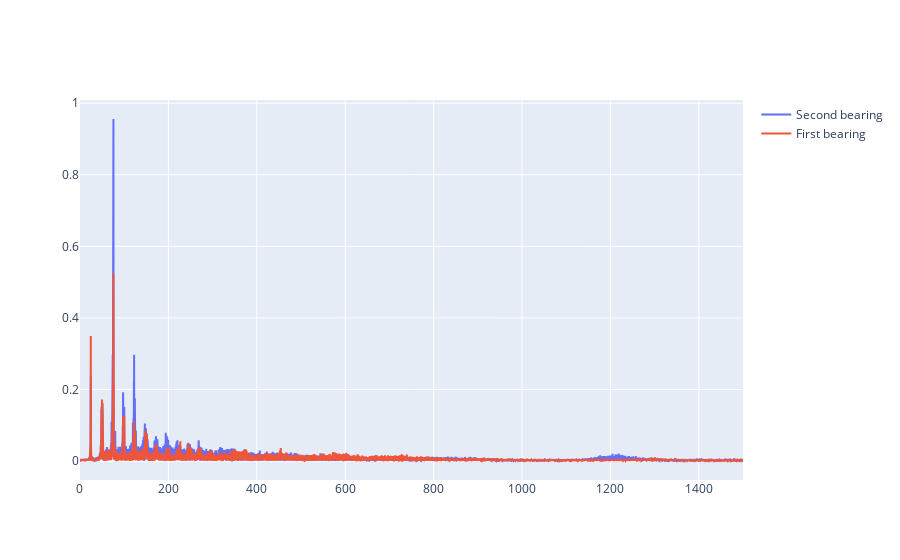

Notebook cell for this chart:
### Markdown cell above
A vibration FFT (Fast Fourier Transform) spectrum is an incredibly useful tool for machinery vibration analysis. 
FFT spectra allow us to analyze
vibration amplitudes at various component frequencies on the FFT spectrum. 
In this way, we can identify and track vibration occurring at specific frequencies.

### Code cell
fft_second = get_fft(pd.DataFrame(raw_signal_a2_y), 3000)
fft_first = get_fft(pd.DataFrame(raw_signal_a1_y), 3000)
fig = go.Figure()
fig.add_trace(go.Scatter(x=fft_second.index, y=fft_second.iloc[:,0],
                    mode='lines',
                    name='Second bearing'))
fig.add_trace(go.Scatter(x=fft_first.index, y=fft_first.iloc[:,0],
                    mode='lines',
                    name='First bearing'))

### Figure 1 — Plotly figure (JSON) as saved in the notebook; plotly's stock layout.template omitted (floating-point values rounded to 4 significant figures; data arrays with more than 128 entries replaced by an {"elided": "..."} marker saying what was removed)
{"data": [{"mode": "lines", "name": "Second bearing", "type": "scatter", "x": {"elided": "18584 float values"}, "y": {"elided": "18584 float values"}}, {"mode": "lines", "name": "First bearing", "type": "scatter", "x": {"elided": "18584 float values"}, "y": {"elided": "18584 float values"}}], "layout": {}}
